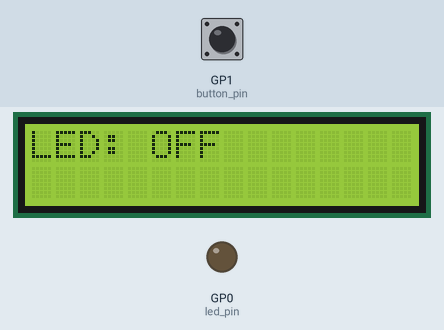
Bench run of a program on a simulated Raspberry Pi Pico running MicroPython. On the bench: 16×2 character LCD, output pins drawn as LEDs (lit = HIGH). Inputs (shaded band) come from the test bench; at power-on: GP1 (button_pin) HIGH. Library files of the repository ran but are not shown: i2c_lcd.py.

Above: at 1.3 s.
1.4 s: GP1 (button_pin) pulled LOW for 0.15 s
At 2.6 s:
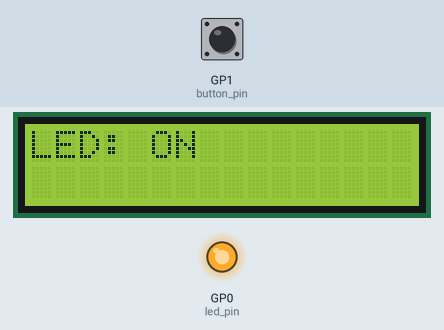
3.0 s: GP1 (button_pin) pulled LOW for 1 s
At 3.9 s:
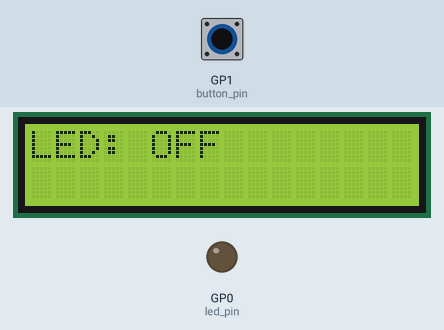
5.5 s: GP1 (button_pin) pulled LOW for 3.2 s
At 7.0 s:
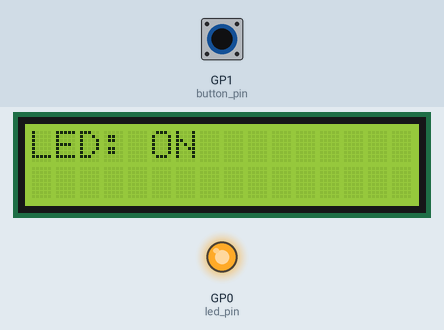
Timing chart, 0 to 8.5 s (numbered marks = the images above; inputs shaded):
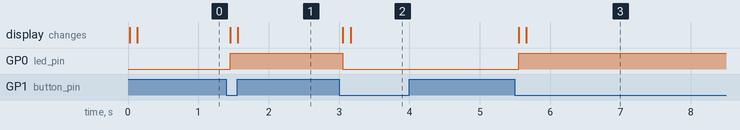

Measured:
- after the input at 1.4 s, GP0 (led_pin): LOW → HIGH after 0.05 s; the display: first changes after 0.05 s (image 1 shows a later state)
- after the input at 3.0 s, GP0 (led_pin): HIGH → LOW after 0.05 s; the display: first changes after 0.05 s (image 2 shows a later state)
- after the input at 5.5 s, GP0 (led_pin): LOW → HIGH after 0.06 s; the display: first changes after 0.06 s (image 3 shows a later state)

The program:

ProjectThree.py
```python
import machine
import utime
from i2c_lcd import I2cLcd  # Ensure i2c_lcd.py is on the Pico

# Define the I2C address of the LCD (use the address detected by the I2C scanner)
I2C_ADDR = 0x27  # Replace with your LCD's I2C address
I2C_NUM_ROWS = 2
I2C_NUM_COLS = 16

# Initialize I2C on bus 1 with SDA on Pin 2 and SCL on Pin 3
i2c = machine.I2C(1, scl=machine.Pin(3), sda=machine.Pin(2), freq=100000)

# Initialize the LCD
lcd = I2cLcd(i2c, I2C_ADDR, I2C_NUM_ROWS, I2C_NUM_COLS)

# Define GP0 as an output pin for the LED
led_pin = machine.Pin(0, machine.Pin.OUT)

# Define GP1 as an input pin with a pull-up resistor for the button
button_pin = machine.Pin(1, machine.Pin.IN, machine.Pin.PULL_UP)

# Variables to track button states
button_state = button_pin.value()
prev_button_state = button_state

# Function to display LED state on the LCD
def update_lcd(led_state):
    lcd.clear()  # Clear the LCD before writing new text
    utime.sleep_ms(100)  # Give a small delay to ensure clearing completes

    if led_state:
        lcd.move_to(0, 0)
        lcd.putstr("LED: ON")
    else:
        lcd.move_to(0, 0)
        lcd.putstr("LED: OFF")

# Display initial state
update_lcd(led_pin.value())

# Main loop
while True:
    # Read the state of the button
    button_state = button_pin.value()

    # Check if the button state has changed (active low)
    if button_state != prev_button_state:
        # Debounce delay
        utime.sleep_ms(20)
        # Confirm the state change
        if button_state == button_pin.value():
            # If the button is pressed
            if button_state == 0:
                # Toggle the LED
                led_pin.toggle()
                # Update the LCD with the new LED state
                update_lcd(led_pin.value())

    # Update the previous button state
    prev_button_state = button_state

    # Short delay to reduce CPU usage
    utime.sleep_ms(50)
```
